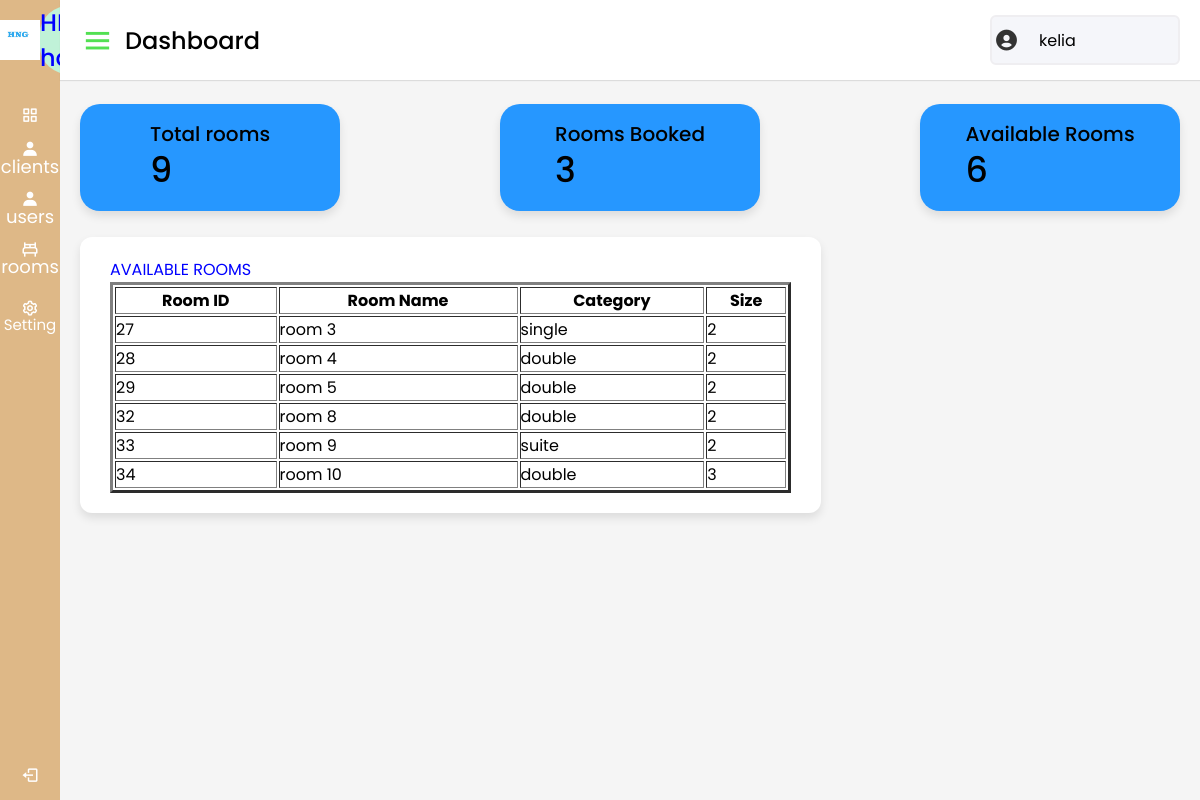
The app's page /availableroom_manager.php (signed in) with its own data.
### tables this page shows
CREATE TABLE `rooms` (
  `roomid` int(11) NOT NULL,
  `photo` varchar(255) NOT NULL,
  `name` varchar(255) NOT NULL,
  `category` varchar(50) NOT NULL,
  `price` float NOT NULL,
  `beds` int(11) NOT NULL
);

### availableroom_manager.php (the view, shortened to what this page needs)
<html lang="en" dir="ltr">
  <head>
    <link rel="stylesheet" href="admin.css">
    <link href='https://unpkg.com/boxicons@2.0.7/css/boxicons.min.css' rel='stylesheet'>
   </head>
      <body>
      <div class="sidebar">
      <div class="logo-details">
      <img src="hng.jpg" height="40px" width="40px" border-radius="100%";>
        <span class="logo_name">HIRWA hotel</span>
      </div>
        <ul class="nav-links">
          <li>
            <a href="DASHBOARDmanager.php" >
              <i class='bx bx-grid-alt' ></i>
              <span class="links_name">Dashboard</span>
            </a>
          </li>
          <li>
              <i class='bx bxs-user'>
              <div class="dropdown">  <span class="links_name">clients</span>
              </div></i>
          </li>
          <li>
              <i class='bx bxs-user'>
              <div class="dropdown">  <span class="links_name">users</span>
              </div></i>
          </li>
          <li>
             <i style="margin-right: 30px;" class='bx bx-bed'>
             <div class="dropdown"> <span class="links_name">rooms</span>
                    </div></i>
          </li><LI>
         <a href="#">
              <i class='bx bx-cog' >
              <span class="links_name">Setting</span></i>
            </a>
          </li>
          <li class="log_out">
            <a href="logout.php">
              <i class='bx bx-log-out'></i>
              <span class="links_name">Log out</span>
            </a>
          </li>
        </ul>
    </div>
    <section class="home-section">
    <nav>
      <div class="sidebar-button">
        <i class='bx bx-menu sidebarBtn'></i>
        <span class="dashboard">Dashboard</span>
      </div>
      <div class="profile-details">
      <i class='bx bxs-user-circle'></i>
        <?php
                   if(isset($_SESSION['name'])){
                      $name = $_SESSION['name'];
                        echo " " . $name . "";
                              }
                      else{
                           header("Location: sign.php");
                              exit();
                            }
         ?>
      </div>
    </nav>
    <?php
$servername = "localhost";
$username = "root";
$password = "";
$dbname = "hotel";
$conn = new mysqli($servername, $username, $password, $dbname);
$sqlCount = "SELECT COUNT(*) AS total_rooms FROM rooms";
$resultCount = $conn->query($sqlCount);
if ($resultCount->num_rows > 0) {
    $rowCount = $resultCount->fetch_assoc();
    $totalRooms = $rowCount['total_rooms'];
} else {
    $totalRooms = 0;
}
?>
<div class="home-content">
<div class="overview-boxes">
    <div class="box">
        <div class="right-side">
            <div class="box-topic">Total rooms</div>
            <div class="number"><?php echo $totalRooms; ?></div>
        </div>
    </div>
    <?php
$servername = "localhost";
$username = "root";
$password = "";
$dbname = "hotel";
$conn = new mysqli($servername, $username, $password, $dbname);
$sqlCountBookedRooms = "SELECT COUNT(DISTINCT clients.room_name) AS booked_rooms
                        FROM clients
                        INNER JOIN rooms ON clients.room_name = rooms.name";
$resultCountBookedRooms = $conn->query($sqlCountBookedRooms);
if ($resultCountBookedRooms->num_rows > 0) {
    $rowBookedRooms = $resultCountBookedRooms->fetch_assoc();
    $bookedRoomsCount = $rowBookedRooms['booked_rooms'];
} else {
    $bookedRoomsCount = 0;
}
?>
<div class="box">
    <div class="right-side">
        <div class="box-topic">Rooms Booked</div>
        <div class="number"><?php echo $bookedRoomsCount; ?></div>
    </div>
</div>
<?php
$servername = "localhost";
$username = "root";
$password = "";
$dbname = "hotel";
$conn = new mysqli($servername, $username, $password, $dbname);
$sqlCountAvailableRooms = "SELECT COUNT(rooms.name) AS available_rooms
                           FROM rooms
                           LEFT JOIN clients ON rooms.name = clients.room_name
                           WHERE clients.room_name IS NULL";
$resultCountAvailableRooms = $conn->query($sqlCountAvailableRooms);
if ($resultCountAvailableRooms->num_rows > 0) {
    $rowAvailableRooms = $resultCountAvailableRooms->fetch_assoc();
    $availableRoomsCount = $rowAvailableRooms['available_rooms'];
} else {
    $availableRoomsCount = 0;
}
?>
<div class="box">
    <div class="right-side">
        <div class="box-topic">Available Rooms</div>
        <div class="number"><?php echo $availableRoomsCount; ?></div>
    </div>
</div>
</div>
        <div class="sales-boxes">
          <div class="recent-sales box">
            <p align="center " style="color: blue;">AVAILABLE ROOMS</p>
             <?php
$servername = "localhost";
$username = "root";
$password = "";
$dbname = "hotel";
$conn = new mysqli($servername, $username, $password, $dbname);
$query = "SELECT rooms.* FROM rooms LEFT JOIN clients ON rooms.name = clients.room_name WHERE clients.room_name IS NULL";
$result = $conn->query($query);
if ($result->num_rows > 0) {
    echo "<table border=3 width=100%>";
    echo "<tr>";
    echo "<th>Room ID</th>";
    echo "<th>Room Name</th>";
    echo "<th>Category</th>";
    echo "<th>Size</th>";
    echo "</tr>";
    while ($row = $result->fetch_assoc()) {
        echo "<tr>";
        echo "<td>" . $row['roomid'] . "</td>";
        echo "<td>" . $row['name'] . "</td>";
        echo "<td>" . $row['category'] . "</td>";
        echo "<td>" . $row['beds'] . "</td>";
        echo "</tr>";
    }
    echo "</table>";
} else {
    echo "No results found.";
}
?>
          </div>
      </div>
    </div>
  </section>
</body>
</html>

### admin.css (style rules this page uses)
* { margin: 0; padding: 0; box-sizing: border-box; font-family: 'Poppins', sans-serif; }
.sidebar { position: fixed; height: 100%; width: 240px; background: burlywood;; transition: all 0.5s ease; }
.sidebar .logo-details { height: 80px; display: flex; align-items: center; }
.sidebar .logo-details .logo_name { color: blue; font-size: 24px; font-weight: 500; background-color: #C0F2D8; border-radius: 40%; }
.sidebar .nav-links { margin-top: 10px; }
.sidebar .nav-links li { position: relative; list-style: none; height: 50px; }
.sidebar .nav-links li a { height: 100%; width: 100%; display: flex; align-items: center; text-decoration: none; transition: all 0.4s ease; }
.sidebar .nav-links li i { min-width: 60px; text-align: center; font-size: 18px; color: #fff; }
.sidebar .nav-links li a .links_name { color: #fff; font-size: 15px; font-weight: 400; white-space: nowrap; }
.sidebar .nav-links .log_out { position: absolute; bottom: 0; width: 100%; }
.home-section { position: relative; background: #f5f5f5; min-height: 100vh; width: calc(100% - 240px); left: 240px; transition: all 0.5s ease; }
.home-section nav { display: flex; justify-content: space-between; height: 80px; background: #fff; display: flex; align-items: center; position: fixed; width: calc(100% - 240px); left: 240px; z-index: 100; padding: 0 20px; box-shadow: 0 1px 1px rgba(0, 0, 0, 0.1); transition: all 0.5s ease; }
.home-section nav .sidebar-button { display: flex; align-items: center; font-size: 24px; font-weight: 500; }
nav .sidebar-button i { font-size: 35px; color:#52e052; margin-right: 10px; }
.home-section nav .profile-details { display: flex; align-items: center; background: #F5F6FA; border: 2px solid #EFEEF1; border-radius: 6px; height: 50px; min-width: 190px; padding: 0 15px 0 2px; }
nav .profile-details i { font-size: 25px; color: #333; }
.home-section .home-content { position: relative; padding-top: 104px; }
.home-content .overview-boxes { display: flex; align-items: center; justify-content: space-between; flex-wrap: wrap; padding: 0 20px; margin-bottom: 26px; }
.overview-boxes .box { display: flex; align-items: center; justify-content: center; width: calc(100% / 4 - 15px); background: #2697FF; padding: 15px 14px; border-radius: 20px; box-shadow: 0 5px 10px rgba(0,0,0,0.1); }
.overview-boxes .box-topic { font-size: 20px; font-weight: 500; }
.home-content .box .number { display: inline-block; font-size: 35px; margin-top: -6px; font-weight: 500; }
.home-content .sales-boxes { display: flex; justify-content: space-between; display:flex; flex-wrap:wrap; }
.home-content .sales-boxes .recent-sales { width: 65%; background: #fff; padding: 20px 30px; margin: 0 20px; border-radius: 12px; box-shadow: 0 5px 10px rgba(0, 0, 0, 0.1); display:flex; flex-wrap:wrap; }
@media (max-width: 1240px) { .sidebar { width: 60px; } }
@media (max-width: 1240px) { .home-section { width: calc(100% - 60px); left: 60px; } }
@media (max-width: 1240px) { .home-section nav { width: calc(100% - 60px); left: 60px; } }

### availableroom_manager.php (style rules this page uses)
.dropdown { position: relative; display: inline-block; }

### records on screen
rooms: roomid "27", name "room 3", category "single", beds "2"
rooms: roomid "28", name "room 4", category "double", beds "2"
rooms: roomid "29", name "room 5", category "double", beds "2"
rooms: roomid "32", name "room 8", category "double", beds "2"
rooms: roomid "33", name "room 9", category "suite", beds "2"
rooms: roomid "34", name "room 10", category "double", beds "3"

### other values on screen
$name "kelia"
$totalRooms "9"
$bookedRoomsCount "3"
$availableRoomsCount "6"
